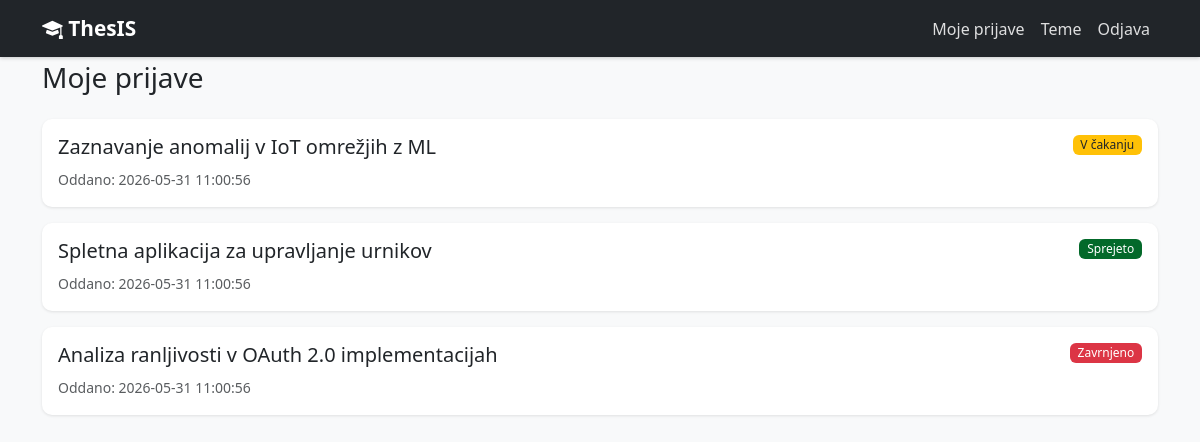
/applications.php (signed in), run on the app's committed database.
### tables this page shows
CREATE TABLE `applications` (
  `id` int(11) NOT NULL,
  `student_id` int(11) NOT NULL,
  `topic_id` int(11) NOT NULL,
  `status` enum('pending','accepted','rejected') NOT NULL DEFAULT 'pending',
  `created_at` timestamp NOT NULL DEFAULT current_timestamp()
);

CREATE TABLE `topics` (
  `id` int(11) NOT NULL,
  `title` varchar(200) NOT NULL,
  `description` text NOT NULL,
  `required_skills` varchar(200) DEFAULT NULL,
  `status` enum('open','taken') NOT NULL DEFAULT 'open',
  `professor_id` int(11) NOT NULL,
  `subject_id` int(11) NOT NULL,
  `created_at` timestamp NOT NULL DEFAULT current_timestamp()
);

### applications.php (the view, shortened to what this page needs)
<?php
require_once 'config.php';
require_once 'header.php';
if ($_SESSION['role'] === 'student') {
    $stmt = $pdo->prepare('
        SELECT a.*, t.title as topic_title, t.id as topic_id
        FROM applications a
        JOIN topics t ON a.topic_id = t.id
        WHERE a.student_id = ?
        ORDER BY a.created_at DESC
    ');
    $stmt->execute([$_SESSION['user_id']]);
    $applications = $stmt->fetchAll();
}
?>
<h3 class="mb-4">
    <?= $_SESSION['role'] === 'student' ? 'Moje prijave' : 'Prijave na moje teme' ?>
</h3>
<?php if (empty($applications)): ?>
    <div class="alert alert-info">Ni prijav za prikaz.</div>
<?php else: ?>
    <?php foreach ($applications as $app): ?>
        <a href="topic_detail.php?id=<?= $app['topic_id'] ?>" class="text-decoration-none">
            <div class="card mb-3">
                <div class="card-body">
                    <div class="d-flex justify-content-between align-items-start">
                        <div>
                            <h5 class="card-title">
                                    <?= htmlspecialchars($app['topic_title']) ?>
                            </h5>
                            <small class="text-muted">Oddano: <?= $app['created_at'] ?></small>
                        </div>
                        <span class="badge <?=
                            $app['status'] === 'pending' ? 'bg-warning text-dark' :
                            ($app['status'] === 'accepted' ? 'bg-success' : 'bg-danger') ?>">
                            <?= $app['status'] === 'pending' ? 'V čakanju' :
                                ($app['status'] === 'accepted' ? 'Sprejeto' : 'Zavrnjeno') ?>
                        </span>
                    </div>
                </div>
            </div>
        </a>
    <?php endforeach; ?>
<?php endif; ?>
<?php require_once 'footer.php'; ?>

### public/css/style.css (style rules this page uses)
* { font-family: system-ui, "Segoe UI", Roboto, sans-serif; }
body { background-color: #f8f9fa; }
.card { border: none; box-shadow: 0 1px 3px rgba(0,0,0,0.1); border-radius: 10px; transition: box-shadow 0.2s; }
.badge { font-weight: 500; }
a { color: #0d6efd; }
::placeholder { color: #adb5bd !important; font-weight: 500; }
.badge.bg-success { background-color: #111827 !important; }
.badge.bg-success { background-color: #03692a !important; }
a { color: #475569 !important; }
a .card { transition: box-shadow 0.2s, transform 0.15s; }

### data on the page
applications: topic.title "Zaznavanje anomalij v IoT omrežjih z ML", created_at "2026-05-31 11:00:56", status "V čakanju"
applications: topic.title "Spletna aplikacija za upravljanje urnikov", created_at "2026-05-31 11:00:56", status "Sprejeto"
applications: topic.title "Analiza ranljivosti v OAuth 2.0 implementacijah", created_at "2026-05-31 11:00:56", status "Zavrnjeno"
